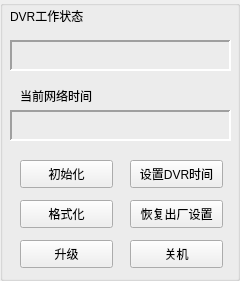
  <widget class="QGroupBox" name="groupBox_2">
   <property name="geometry">
    <rect>
     <x>0</x>
     <y>430</y>
     <width>240</width>
     <height>281</height>
    </rect>
   </property>
   <property name="title">
    <string/>
   </property>
   <widget class="QPushButton" name="setSystemTimeButton">
    <property name="geometry">
     <rect>
      <x>130</x>
      <y>160</y>
      <width>93</width>
      <height>28</height>
     </rect>
    </property>
    <property name="text">
     <string>设置DVR时间</string>
    </property>
   </widget>
   <widget class="QLabel" name="label_4">
    <property name="geometry">
     <rect>
      <x>20</x>
      <y>80</y>
      <width>111</width>
      <height>31</height>
     </rect>
    </property>
    <property name="text">
     <string>当前网络时间</string>
    </property>
   </widget>
   <widget class="QPushButton" name="powerOffButton">
    <property name="geometry">
     <rect>
      <x>130</x>
      <y>240</y>
      <width>93</width>
      <height>28</height>
     </rect>
    </property>
    <property name="text">
     <string>关机</string>
    </property>
   </widget>
   <widget class="QPushButton" name="formatButton">
    <property name="geometry">
     <rect>
      <x>20</x>
      <y>200</y>
      <width>93</width>
      <height>28</height>
     </rect>
    </property>
    <property name="text">
     <string>格式化</string>
    </property>
   </widget>
   <widget class="QPushButton" name="loadDefButton">
    <property name="geometry">
     <rect>
      <x>130</x>
      <y>200</y>
      <width>93</width>
      <height>28</height>
     </rect>
    </property>
    <property name="text">
     <string>恢复出厂设置</string>
    </property>
   </widget>
   <widget class="QPushButton" name="rebootButton">
    <property name="geometry">
     <rect>
      <x>20</x>
      <y>240</y>
      <width>93</width>
      <height>28</height>
     </rect>
    </property>
    <property name="text">
     <string>升级</string>
    </property>
   </widget>
   <widget class="QLabel" name="systemTime">
    <property name="geometry">
     <rect>
      <x>10</x>
      <y>110</y>
      <width>221</width>
      <height>31</height>
     </rect>
    </property>
    <property name="font">
     <font>
      <family>Times New Roman</family>
      <pointsize>12</pointsize>
      <weight>75</weight>
      <bold>true</bold>
     </font>
    </property>
    <property name="frameShape">
     <enum>QFrame::Panel</enum>
    </property>
    <property name="frameShadow">
     <enum>QFrame::Sunken</enum>
    </property>
    <property name="lineWidth">
     <number>2</number>
    </property>
    <property name="text">
     <string/>
    </property>
   </widget>
   <widget class="QPushButton" name="initButton">
    <property name="geometry">
     <rect>
      <x>20</x>
      <y>160</y>
      <width>93</width>
      <height>28</height>
     </rect>
    </property>
    <property name="text">
     <string>初始化</string>
    </property>
   </widget>
   <widget class="QLabel" name="DVRStatuslabel">
    <property name="geometry">
     <rect>
      <x>10</x>
      <y>40</y>
      <width>221</width>
      <height>31</height>
     </rect>
    </property>
    <property name="font">
     <font>
      <weight>75</weight>
      <bold>true</bold>
     </font>
    </property>
    <property name="frameShape">
     <enum>QFrame::Panel</enum>
    </property>
    <property name="frameShadow">
     <enum>QFrame::Sunken</enum>
    </property>
    <property name="lineWidth">
     <number>2</number>
    </property>
    <property name="text">
     <string/>
    </property>
   </widget>
   <widget class="QLabel" name="label_5">
    <property name="geometry">
     <rect>
      <x>10</x>
      <y>0</y>
      <width>111</width>
      <height>31</height>
     </rect>
    </property>
    <property name="text">
     <string>DVR工作状态</string>
    </property>
   </widget>
  </widget>
